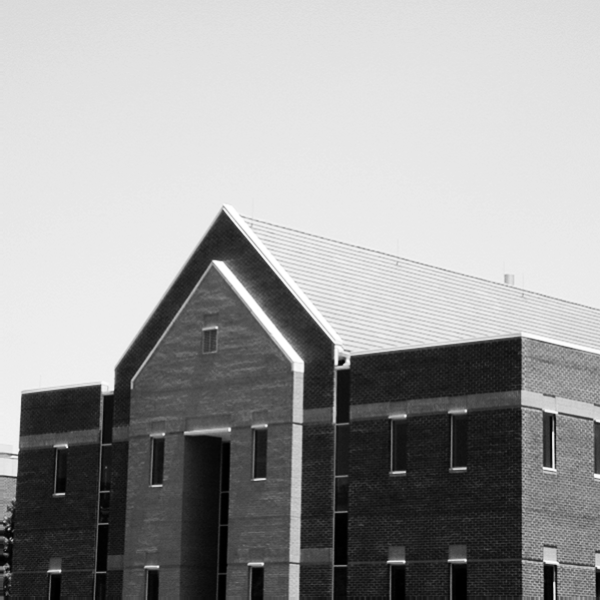
#> input picture Convolution and Histogram/Vertical and horizontal edge detection/image.png, 600 x 600 px
$ python edge_detection2.py
#> lines starting #> are read from the running program, lines starting #| are printed output that depends on the picture
import numpy as np
import cv2
import matplotlib.pyplot as plt

def edge_detection(image_path):


#> called with image_path = 'image.png'
    image_color = cv2.imread(image_path)
#> image_color is the input picture: shape (600, 600, 3); min 0, max 255, mean 155.8
    image_gray = cv2.imread(image_path, cv2.IMREAD_GRAYSCALE)
#> image_gray: shape (600, 600); min 0, max 255, mean 155.8

    rows, cols = image_gray.shape
#> rows = 600; cols = 600


    kernel_vertical = np.array([[-1, 0, 1],
                                [-2, 0, 2],
                                [-1, 0, 1]])

    kernel_horizontal = np.array([[1, 2, 1],
                                  [0, 0, 0],
                                  [-1, -2, -1]])


    result_v = np.zeros((rows, cols), dtype=np.uint8)
    result_h = np.zeros((rows, cols), dtype=np.uint8)


    for i in range(1, rows-1):
        for j in range(1, cols-1):
            region = image_gray[i-1:i+2, j-1:j+2]
            edge_v = np.sum(kernel_vertical * region)
            result_v[i, j] = np.clip(edge_v, 0, 255)
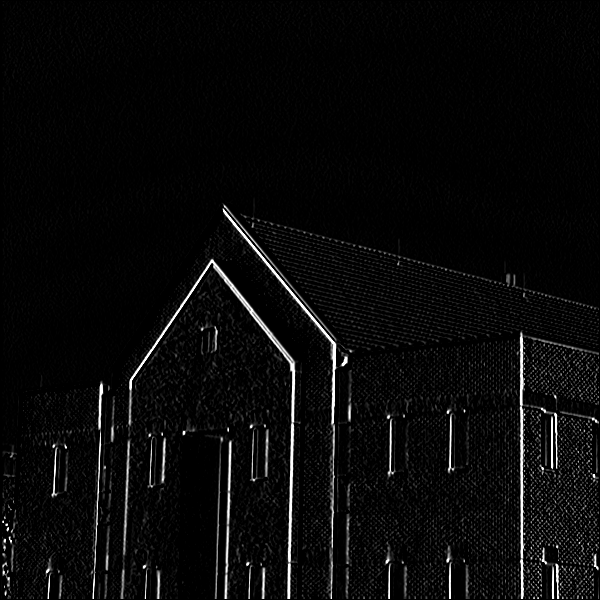
#> result_v: shape (600, 600); min 0, max 255, mean 9.5

    for i in range(1, rows-1):
        for j in range(1, cols-1):
            region = image_gray[i-1:i+2, j-1:j+2]
            edge_h = np.sum(kernel_horizontal * region)
            result_h[i, j] = np.clip(edge_h, 0, 255)
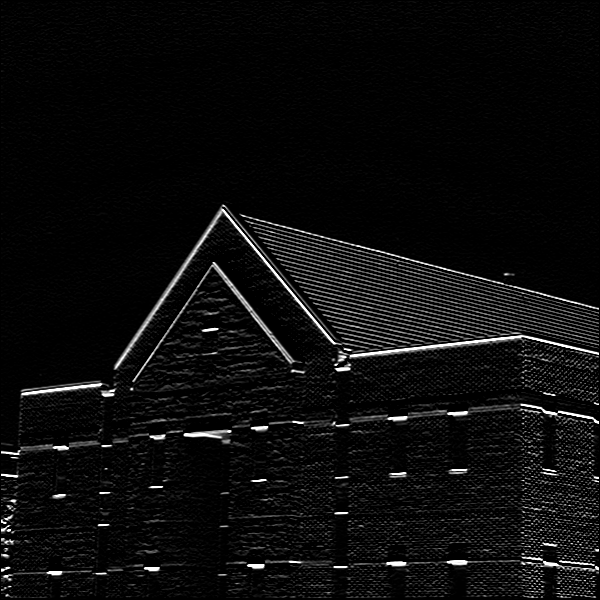
#> result_h: shape (600, 600); min 0, max 255, mean 12.5


    plt.figure(figsize=(12, 6))
    plt.subplot(1, 3, 1)
    plt.title('Original Color Image')
    plt.imshow(cv2.cvtColor(image_color, cv2.COLOR_BGR2RGB))
    plt.axis('off')

    plt.subplot(1, 3, 2)
    plt.title('Vertical Edges')
    plt.imshow(result_v, cmap='gray')
    plt.axis('off')

    plt.subplot(1, 3, 3)
    plt.title('Horizontal Edges')
    plt.imshow(result_h, cmap='gray')
    plt.axis('off')

    plt.show()
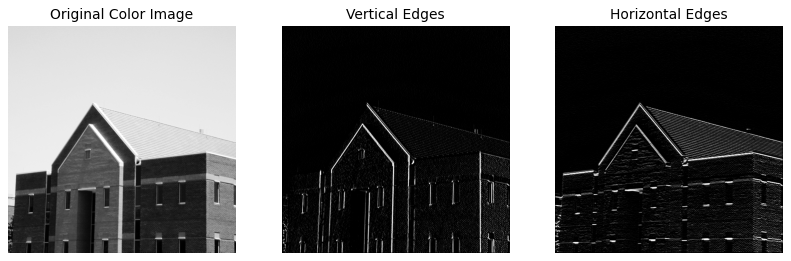
#> figure drawn by matplotlib, 3 panels

image = edge_detection("image.png")
